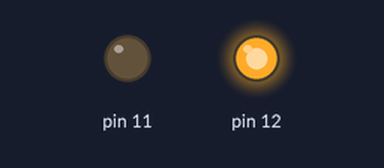
Simulated run of this sketch. Board: Arduino Uno, built with avr-gcc and run on an emulated ATmega328P. Shown: output pins drawn as LEDs (lit = HIGH).

Above: at 0.1 s.
Timing chart, 0 to 1.6 s (numbered marks = the images above):
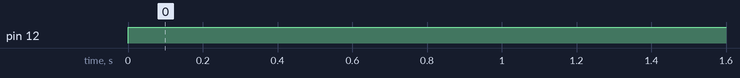

The sketch:

task5H-stepperchip1.ino
```cpp
void setup() {
  // put your setup code here, to run once:

pinMode(11,OUTPUT);
pinMode(12,OUTPUT);
  Serial.begin(9600);
  Serial.setTimeout(-1);
}

void loop() {
  // put your main code here, to run repeatedly:

digitalWrite(11,LOW);
digitalWrite(12,HIGH);
delay(1000);

}
```

Measured:
- by itself, pin 12: LOW → HIGH at 0.00 s
